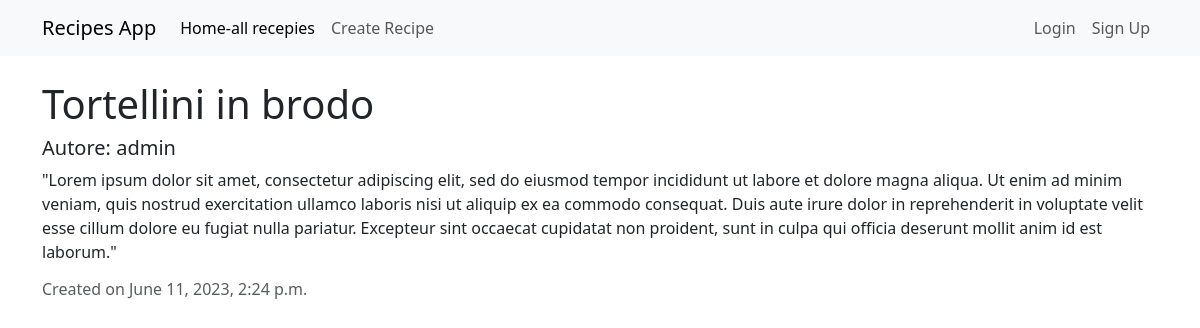
Screenshot of /recipe/8/ with the database file from the repository.
### recipes/models.py (models this page shows, shortened)
class Recipe(models.Model):
    title = models.CharField(max_length=100)
    description = models.TextField()
    category = models.ForeignKey('categories.Category', on_delete=models.CASCADE, null=True)
    created_at = models.DateTimeField(auto_now_add=True)
    author = models.ForeignKey(User, on_delete=models.CASCADE)
    favorite = models.ManyToManyField(User, related_name='favorite', blank=True)

### recipes/views.py (the view)
# urls.py: path('recipe/<int:pk>/', views.RecipeDetailView.as_view(), name="recipes-detail"),
class RecipeDetailView(DetailView):
    model = models.Recipe

### recipes/templates/recipes/recipe_detail.html (shortened to what this page needs)
{% extends 'recipes/base.html' %}
{% block content %}
        <h1 class="card-title mt-4">{{object.title}}</h1>
        <h5 class="mt-2">Autore: {{ object.author }}</h5>
        <p class="card-text">{{ recipe.description }}</p>
        <h6 class="card-subtitle mb-2 text-muted">Created on {{object.created_at}}</h6>
{% endblock content %}

### rows the page displays
Recipe: title "Tortellini in brodo", author "admin", description "\"Lorem ipsum dolor sit amet, consectetur adipiscing elit, sed do eiusmod tempor incididunt ut labore et dolore magna aliqua. Ut enim ad minim veniam, quis nostrud exercitation ullamco laboris nisi ut aliquip ex ea commodo consequat. Duis aute irure dolor in reprehenderit in voluptate velit esse cillum dolore eu fugiat nulla pariatur. Excepteur sint occaecat cupidatat non proident, sunt in culpa qui officia deserunt mollit anim id est laborum.\"", created_at "June 11, 2023, 2:24 p.m."
